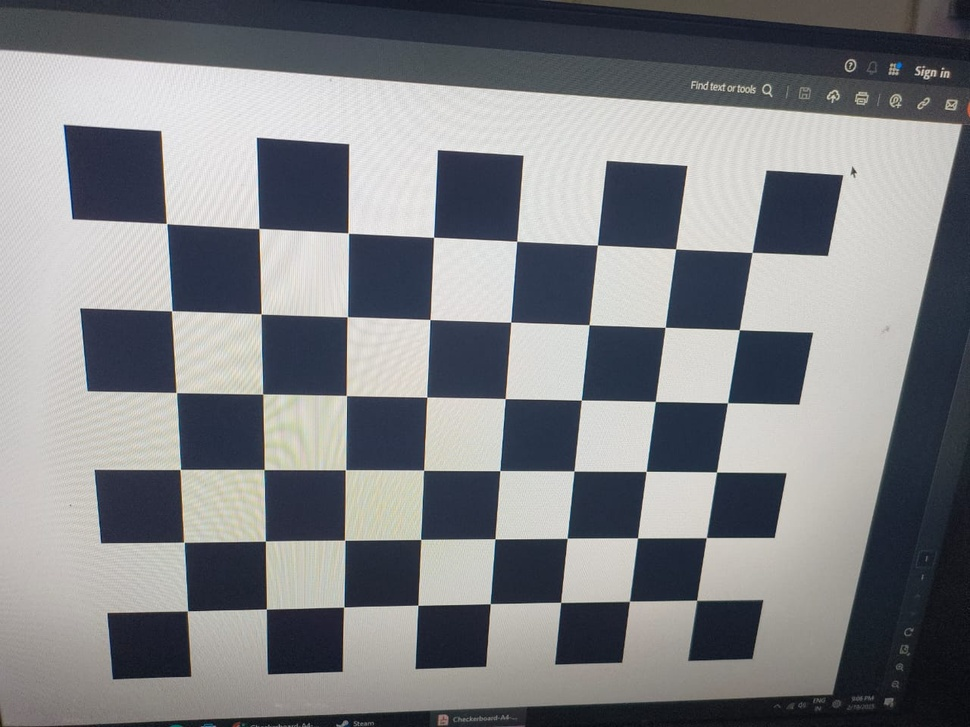
#> input picture scripts/Camera_calibration_images/WhatsApp Image 2025-02-19 at 21.07.35_4fd8f014.jpg, 970 x 727 px, shrunk from 1280 x 960 before the run, given in place of the camera
$ python canny_edge_detection.py
#> lines starting #> are read from the running program, lines starting #| are printed output that depends on the picture; after the words box and inside, x2 and y2 are one past the last pixel; in counts of white or black regions, pixels touching at a corner belong together
import cv2
import numpy as np

# Load the image
cap = cv2.VideoCapture(0)

if not cap.isOpened():
    print("Error: Could not open video.")

while cap.isOpened():
    ret, image = cap.read()
#> image is the input picture: shape (727, 970, 3); mean B, G, R 133.3, 130, 128.3
    if not ret:
        break

    # Convert to grayscale
    gray = cv2.cvtColor(image, cv2.COLOR_BGR2GRAY)
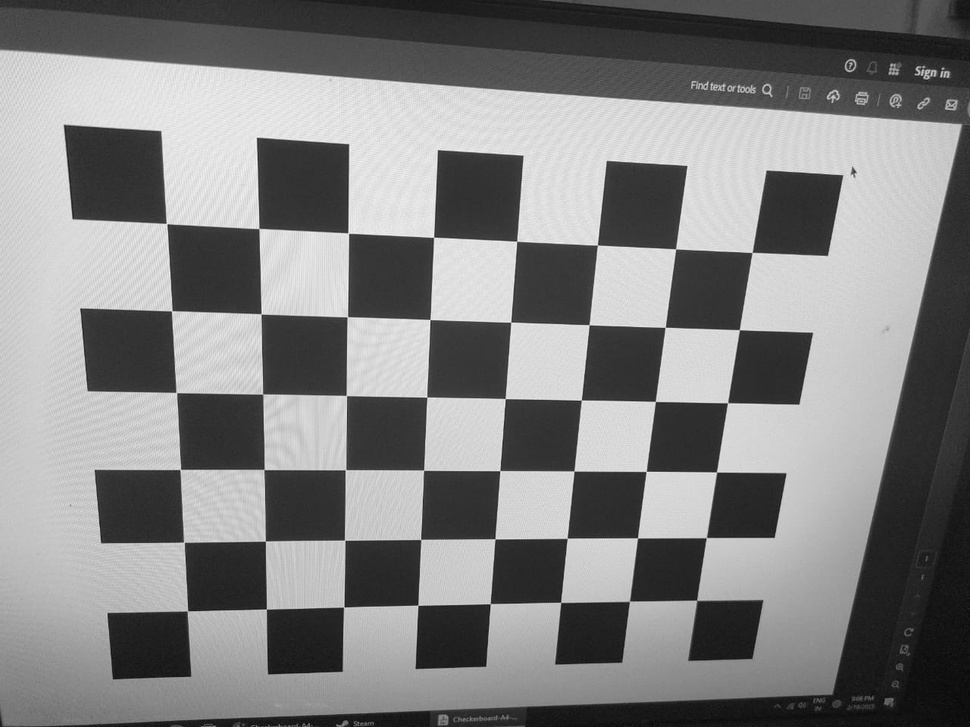
#> gray: shape (727, 970); min 7, max 249, mean 129.9

    # Apply thresholding (or use Canny edge detection)
    _, thresh = cv2.threshold(gray, 150, 255, cv2.THRESH_BINARY)
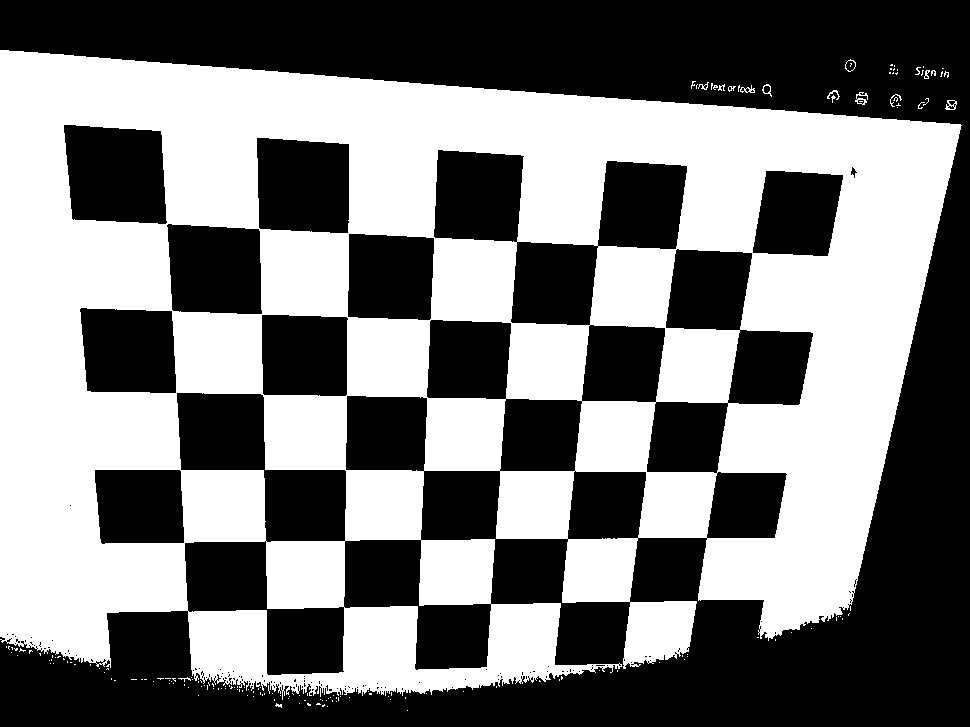
#> thresh: shape (727, 970); 48.2% white; 170 white regions (156 under 20 px)

    # Find contours
    contours, _ = cv2.findContours(thresh, cv2.RETR_EXTERNAL, cv2.CHAIN_APPROX_SIMPLE)
#> contours = 168 contours, 160 with area under 20; largest, box (x1, y1, x2, y2) and area: (0, 50, 962, 700) 496064, (845, 59, 856, 72) 89, (945, 100, 957, 110) 74, (762, 84, 772, 97) 60, (855, 92, 868, 105) 54, (740, 85, 755, 93) 48, (924, 70, 930, 79) 24, (698, 82, 709, 90) 21

    # Draw contours on the original image
    cv2.drawContours(image, contours, -1, (0, 255, 0), 2)
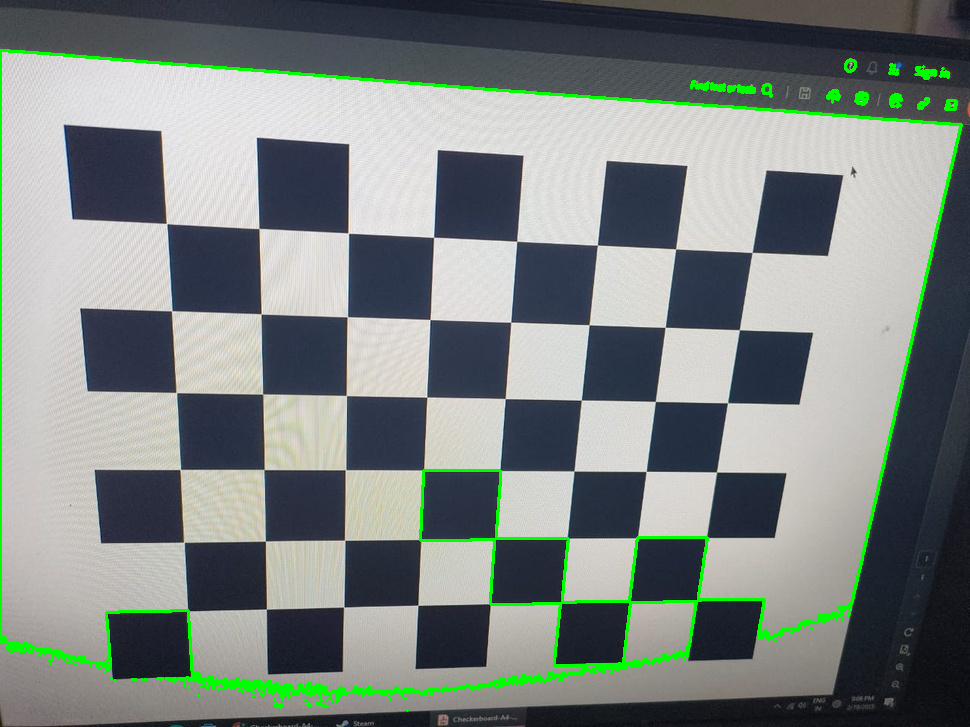
#> image: shape (727, 970, 3); 2.49% of pixels changed, all inside (x1, y1, x2, y2) = (0, 49, 963, 712)
    cv2.imshow("contour_boundary", image)
    if cv2.waitKey(1) & 0xFF == ord('q'):
#> (key q is pressed here)
        break

cap.release()
cv2.destroyAllWindows()

$ run again, on scripts/Camera_calibration_images/WhatsApp Image 2025-02-19 at 21.07.35_d6a11469.jpg
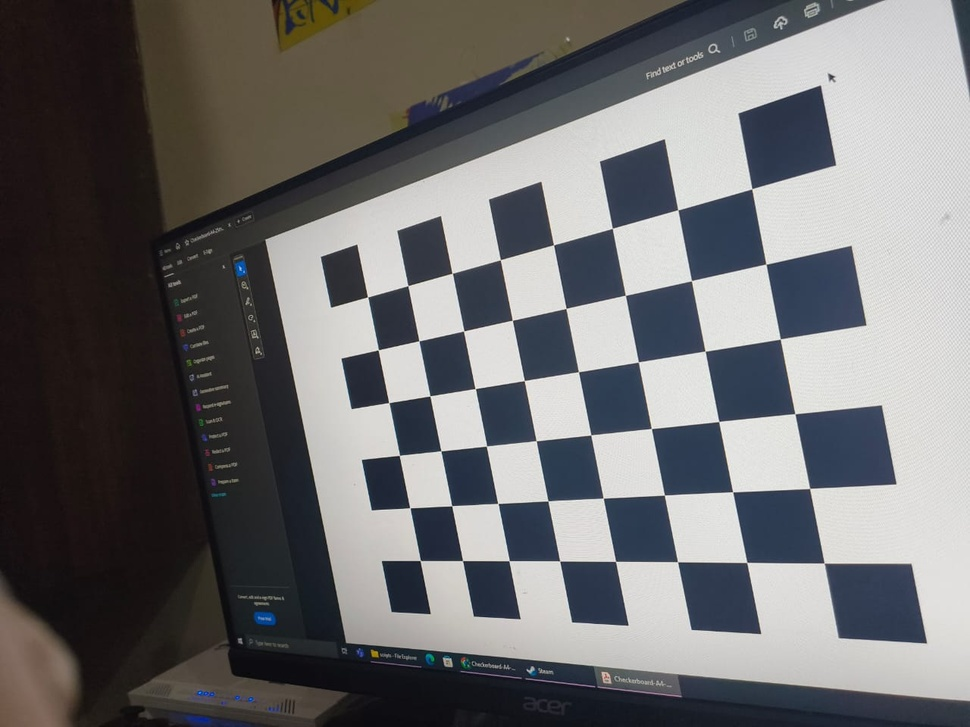
#> input picture scripts/Camera_calibration_images/WhatsApp Image 2025-02-19 at 21.07.35_d6a11469.jpg, 970 x 727 px, shrunk from 1280 x 960 before the run, given in place of the camera
#> image is the input picture: shape (727, 970, 3); mean B, G, R 110.5, 109.3, 109.8
#> `_, thresh = cv2.threshold(gray, 150, 255, cv2.THRESH_BINARY)`:
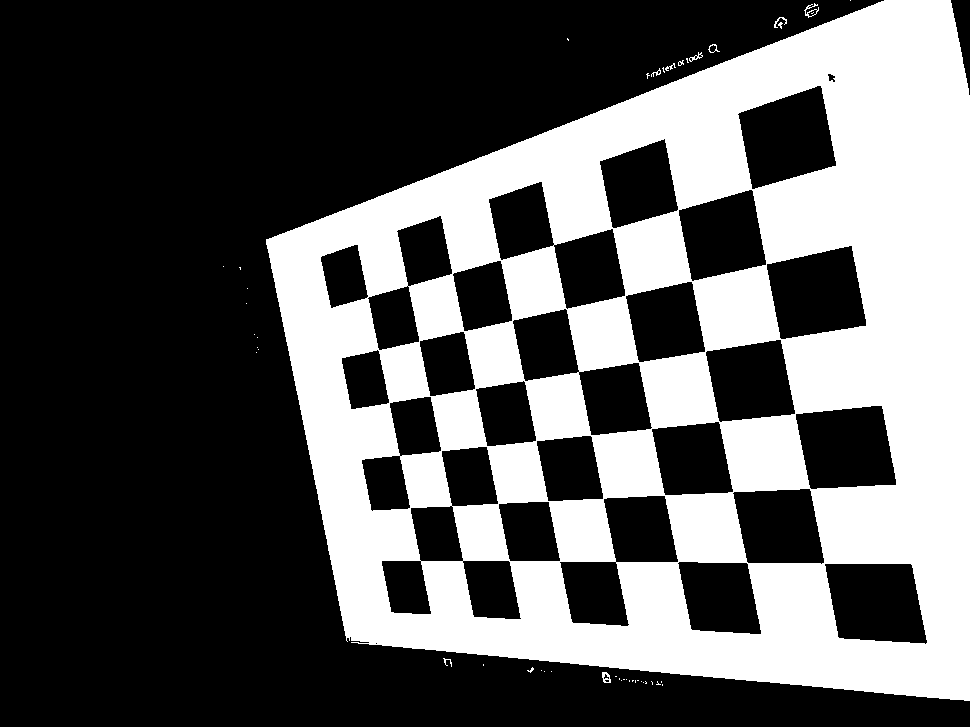
#> thresh: shape (727, 970); 36.4% white; 47 white regions (38 under 20 px)
#> contours = 46 contours, 41 with area under 20; largest, box (x1, y1, x2, y2) and area: (266, 0, 970, 701) 377873, (602, 672, 611, 683) 64, (804, 3, 819, 18) 62, (708, 44, 720, 53) 50, (689, 52, 703, 62) 41
#> `cv2.drawContours(image, contours, -1, (0, 255, 0), 2)`:
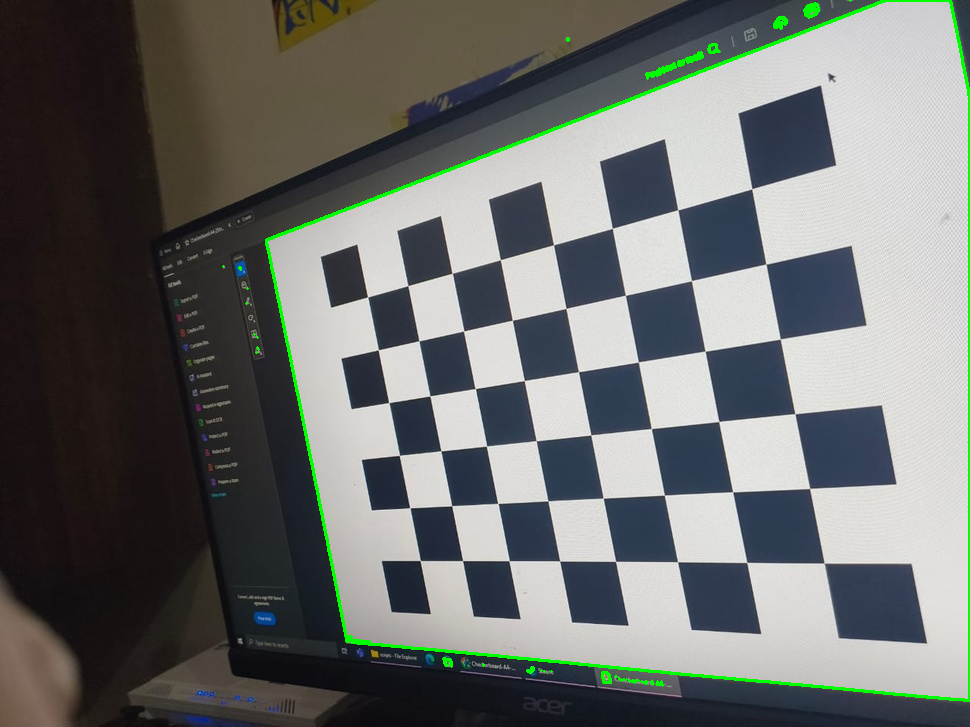
#> image: shape (727, 970, 3); 1.23% of pixels changed, all inside (x1, y1, x2, y2) = (222, 0, 970, 702)

$ run again, on scripts/Camera_calibration_images/WhatsApp Image 2025-02-19 at 21.07.35_e14f0fe5.jpg
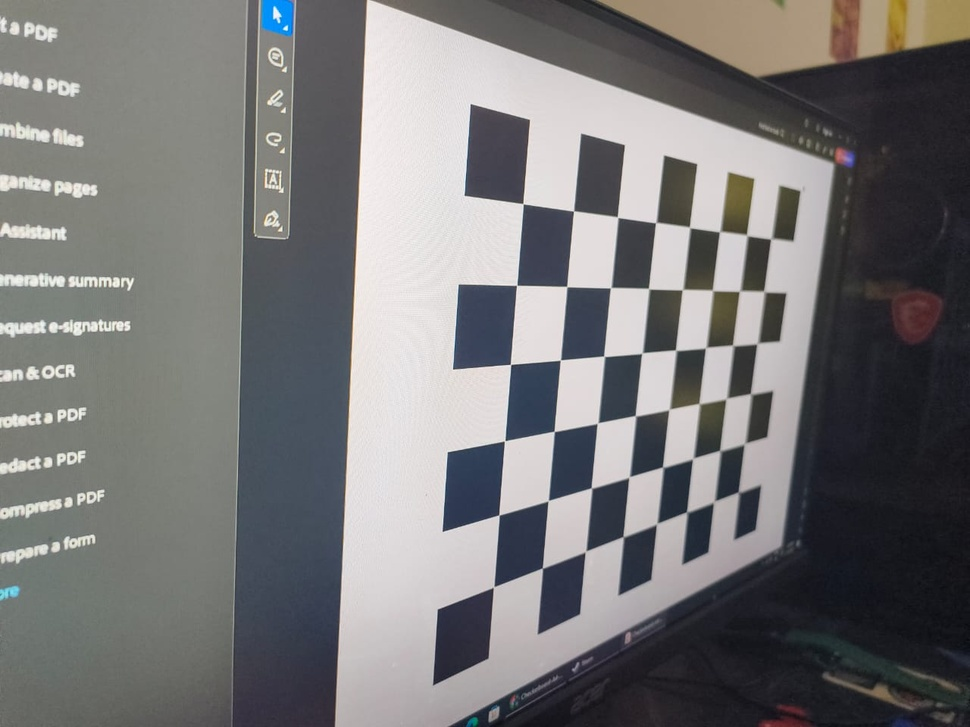
#> input picture scripts/Camera_calibration_images/WhatsApp Image 2025-02-19 at 21.07.35_e14f0fe5.jpg, 970 x 727 px, shrunk from 1280 x 960 before the run, given in place of the camera
#> image is the input picture: shape (727, 970, 3); mean B, G, R 118.9, 118.3, 118.9
#> `_, thresh = cv2.threshold(gray, 150, 255, cv2.THRESH_BINARY)`:
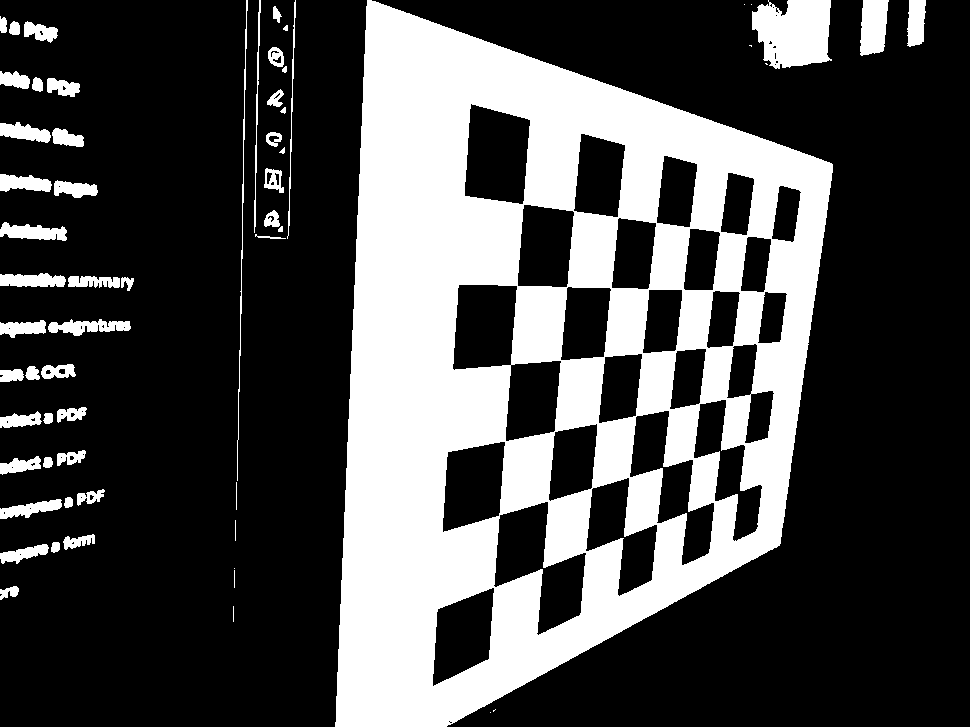
#> thresh: shape (727, 970); 29.7% white; 62 white regions (9 under 20 px)
#> contours = 62 contours, 16 with area under 20; largest, box (x1, y1, x2, y2) and area: (335, 0, 833, 727) 261690, (752, 0, 832, 69) 4224, (860, 0, 889, 56) 1256, (0, 222, 67, 241) 726, (48, 319, 131, 336) 711
#> `cv2.drawContours(image, contours, -1, (0, 255, 0), 2)`:
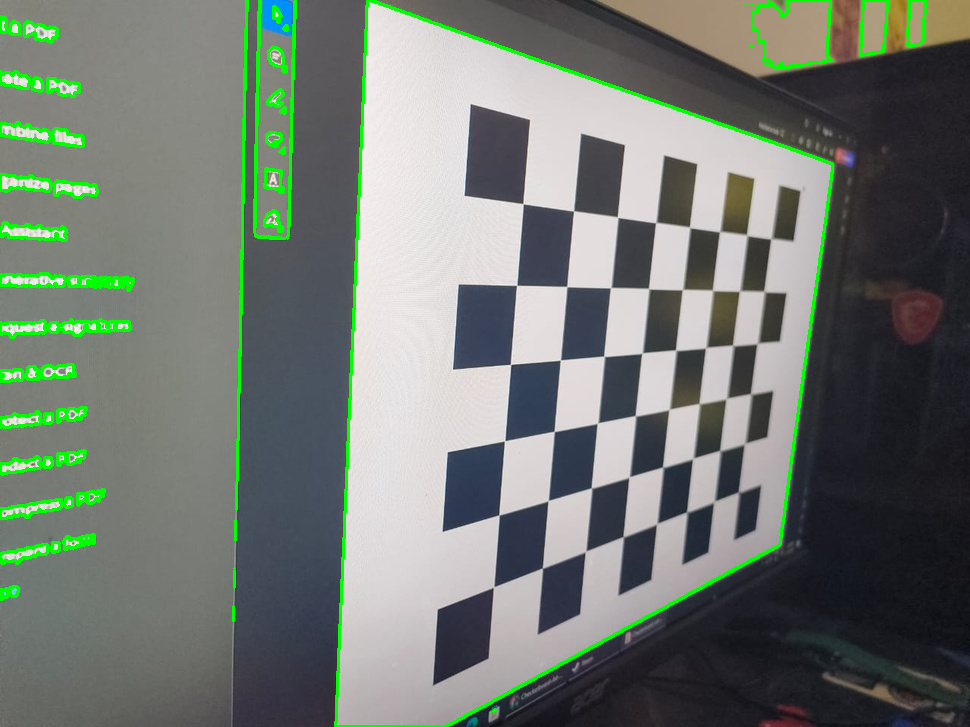
#> image: shape (727, 970, 3); 3.38% of pixels changed, all inside (x1, y1, x2, y2) = (0, 0, 927, 727)

$ run again, on scripts/Camera_calibration_images/WhatsApp Image 2025-02-19 at 21.07.36_229c421e.jpg
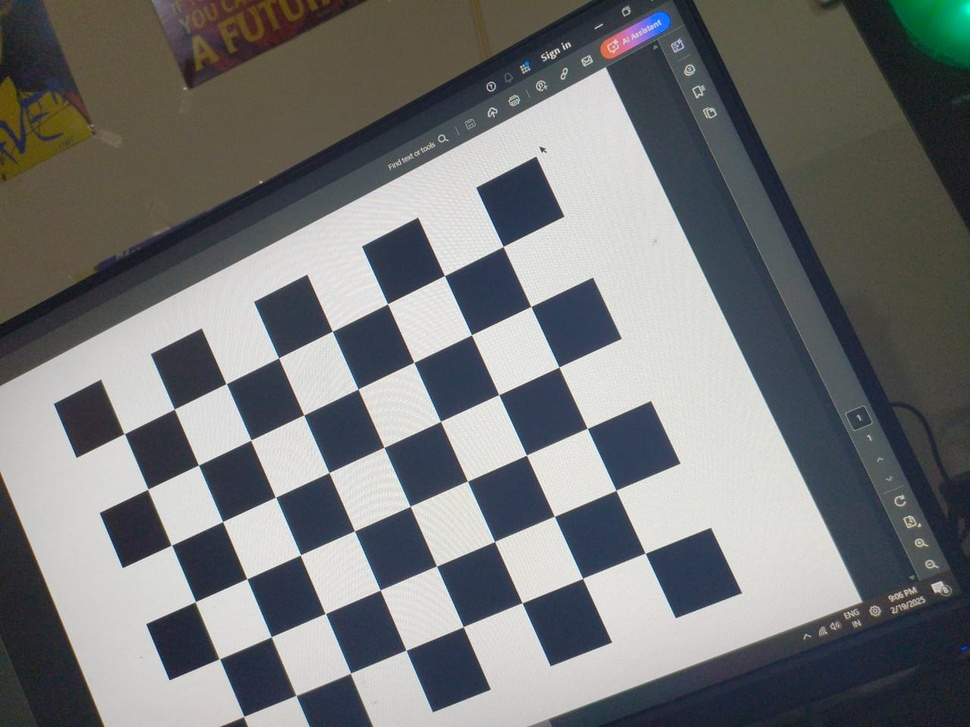
#> input picture scripts/Camera_calibration_images/WhatsApp Image 2025-02-19 at 21.07.36_229c421e.jpg, 970 x 727 px, shrunk from 1280 x 960 before the run, given in place of the camera
#> image is the input picture: shape (727, 970, 3); mean B, G, R 118.9, 118.6, 116.7
#> `_, thresh = cv2.threshold(gray, 150, 255, cv2.THRESH_BINARY)`:
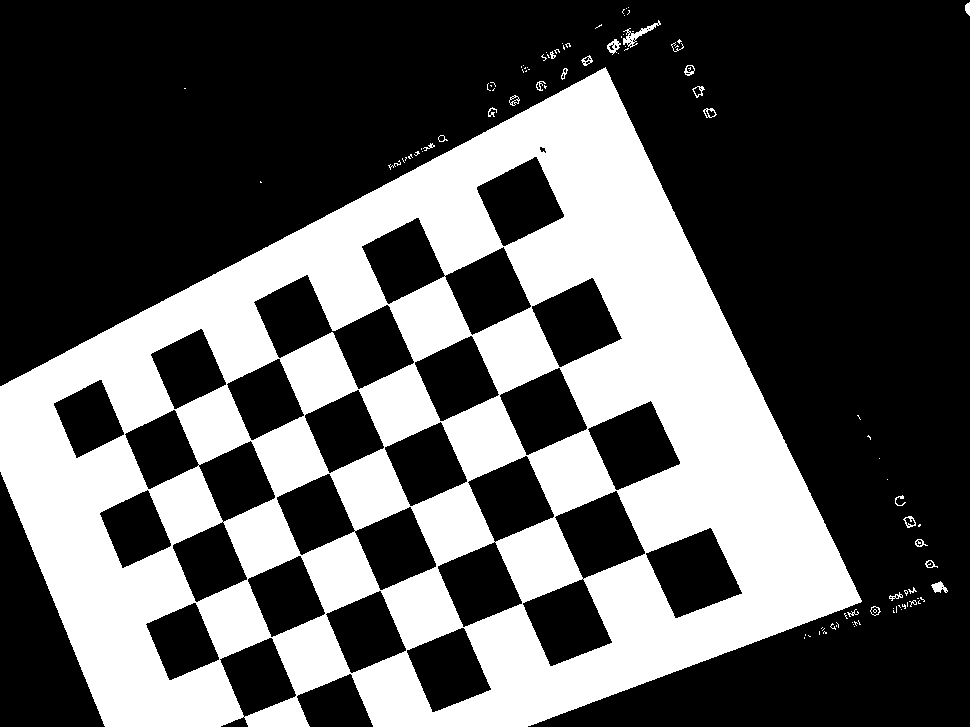
#> thresh: shape (727, 970); 35.3% white; 102 white regions (75 under 20 px)
#> contours = 100 contours, 82 with area under 20; largest, box (x1, y1, x2, y2) and area: (0, 67, 862, 727) 364664, (623, 20, 661, 48) 216, (607, 39, 621, 55) 105, (931, 581, 948, 593) 94, (903, 516, 916, 528) 88
#> `cv2.drawContours(image, contours, -1, (0, 255, 0), 2)`:
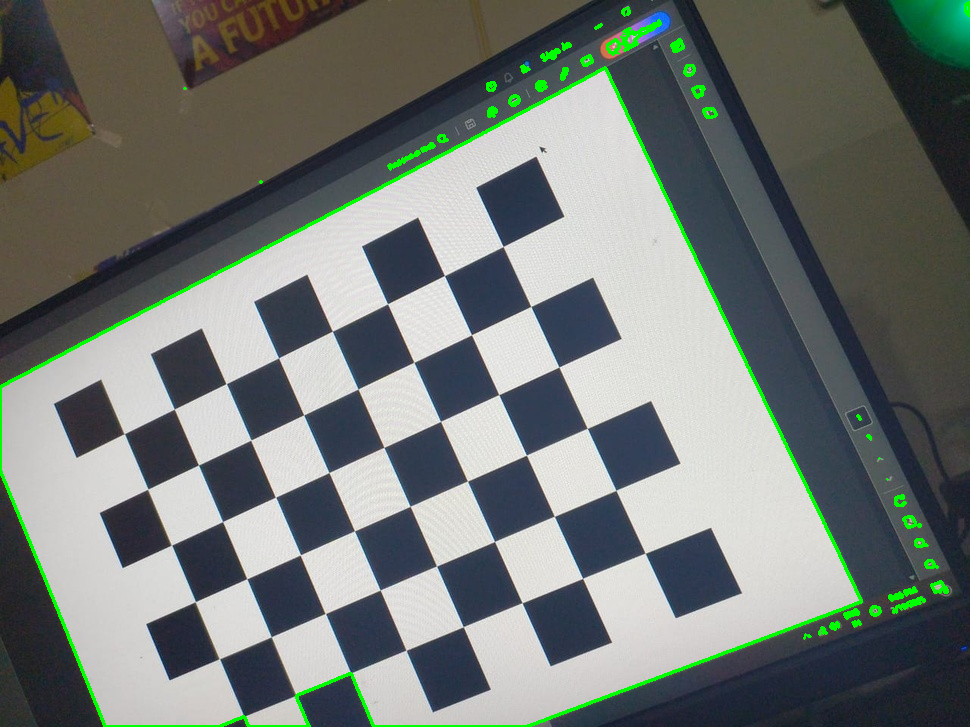
#> image: shape (727, 970, 3); 1.75% of pixels changed, all inside (x1, y1, x2, y2) = (0, 1, 970, 727)
